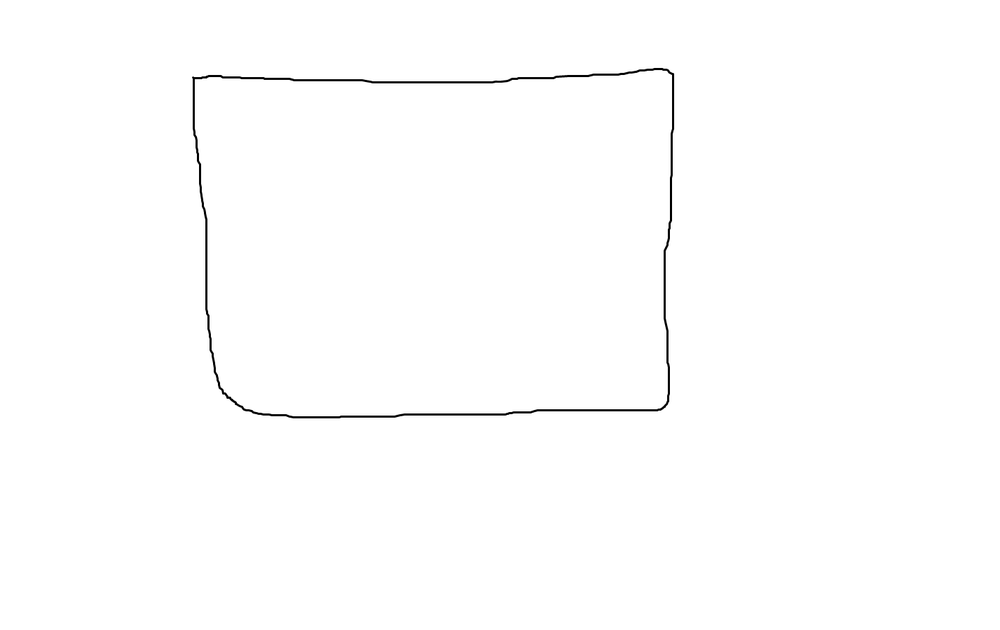
#> input picture rec.png, 1000 x 630 px, shrunk from 1427 x 899 before the run, found by its file name
$ python recregularization.py
#> lines starting #> are read from the running program, lines starting #| are printed output that depends on the picture
from PIL import Image
import numpy as np

from PIL import Image, ImageDraw
image_path = "solution/rec.png"
image = Image.open(image_path).convert("RGB")

image_array = np.array(image)

black = [0, 0, 0]

black_pixels = np.argwhere(np.all(image_array == black, axis=-1))
#> black_pixels = 1498 pairs, first value 69 to 417, second value 193 to 673

lowest_x = np.min(black_pixels[:, 1])
#> lowest_x = 193
lowest_y = np.min(black_pixels[:, 0])
#> lowest_y = 69
highest_x = np.max(black_pixels[:, 1])
#> highest_x = 673
highest_y = np.max(black_pixels[:, 0])
#> highest_y = 417

# Print the results
print(f"Lowest x: {lowest_x}")
#| Lowest x: 193
print(f"Lowest y: {lowest_y}")
#| Lowest y: 69
print(f"Highest x: {highest_x}")
#| Highest x: 673
print(f"Highest y: {highest_y}")
#| Highest y: 417

coordinates = [(lowest_x, lowest_y), (highest_x, lowest_y), (highest_x, highest_y),(lowest_x, highest_y)]
#> coordinates = [(193, 69), (673, 69), (673, 417), (193, 417)]


import matplotlib.pyplot as plt
import matplotlib.patches as patches

x_coords, y_coords = zip(*coordinates)
#> x_coords = (193, 673, 673, 193); y_coords = (69, 69, 417, 417)
x_min, x_max = min(x_coords), max(x_coords)
#> x_min = 193; x_max = 673
y_min, y_max = min(y_coords), max(y_coords)
#> y_min = 69; y_max = 417

width = x_max - x_min
#> width = 480
height = y_max - y_min
#> height = 348

fig, ax = plt.subplots()

rectangle = patches.Rectangle((x_min, y_min), width, height, linewidth=2, edgecolor='black', facecolor='none')

ax.add_patch(rectangle)

ax.set_xlim(x_min - 10, x_max + 10)
ax.set_ylim(y_min - 10, y_max + 10)
ax.set_aspect('equal')
ax.axis('off')

plt.gca().invert_yaxis()
plt.show()
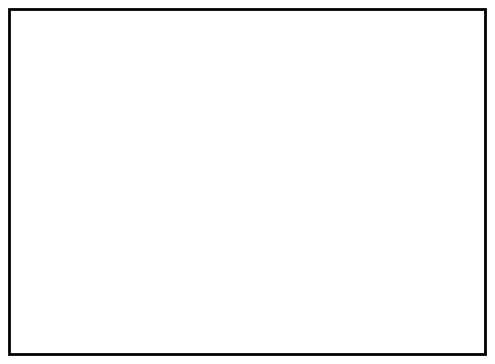
#> figure drawn by matplotlib, 1 panel

$ run again, with a.png copied over rec.png
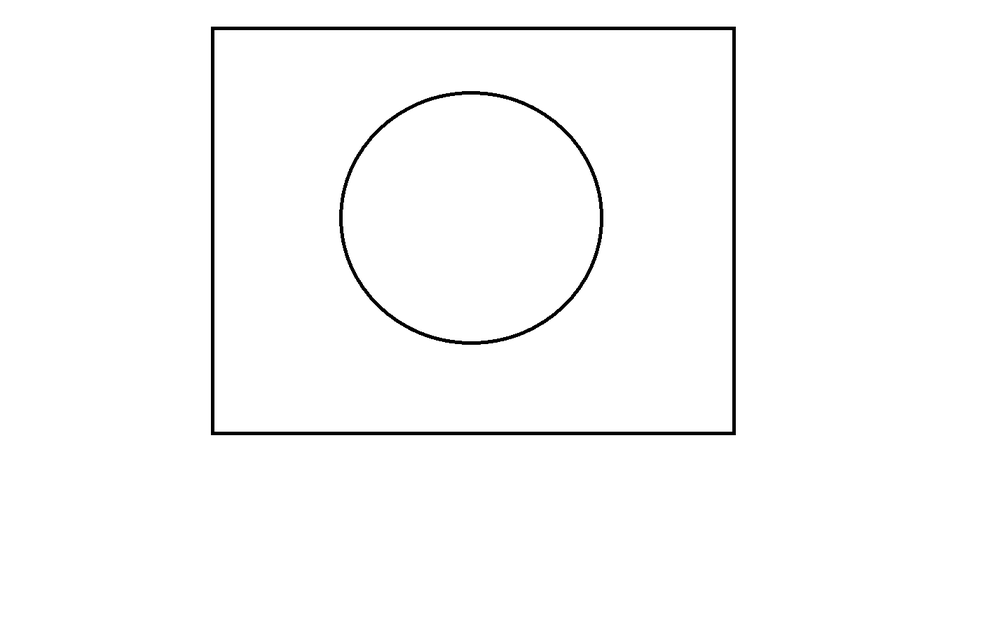
#> input picture a.png, 1000 x 630 px, shrunk from 1427 x 899 before the run, found by its file name
#> black_pixels = 4819 pairs, first value 27 to 434, second value 211 to 734
#> lowest_x = 211
#> lowest_y = 27
#> highest_x = 734
#> highest_y = 434
#| Lowest x: 211
#| Lowest y: 27
#| Highest x: 734
#| Highest y: 434
#> coordinates = [(211, 27), (734, 27), (734, 434), (211, 434)]
#> x_coords = (211, 734, 734, 211); y_coords = (27, 27, 434, 434)
#> x_min = 211; x_max = 734
#> y_min = 27; y_max = 434
#> width = 523
#> height = 407
#> `plt.show()`:
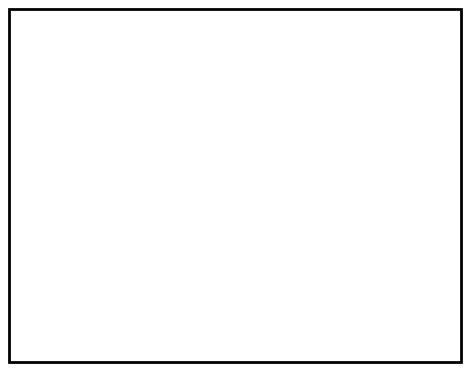
#> figure drawn by matplotlib, 1 panel

$ run again, with c.png copied over rec.png
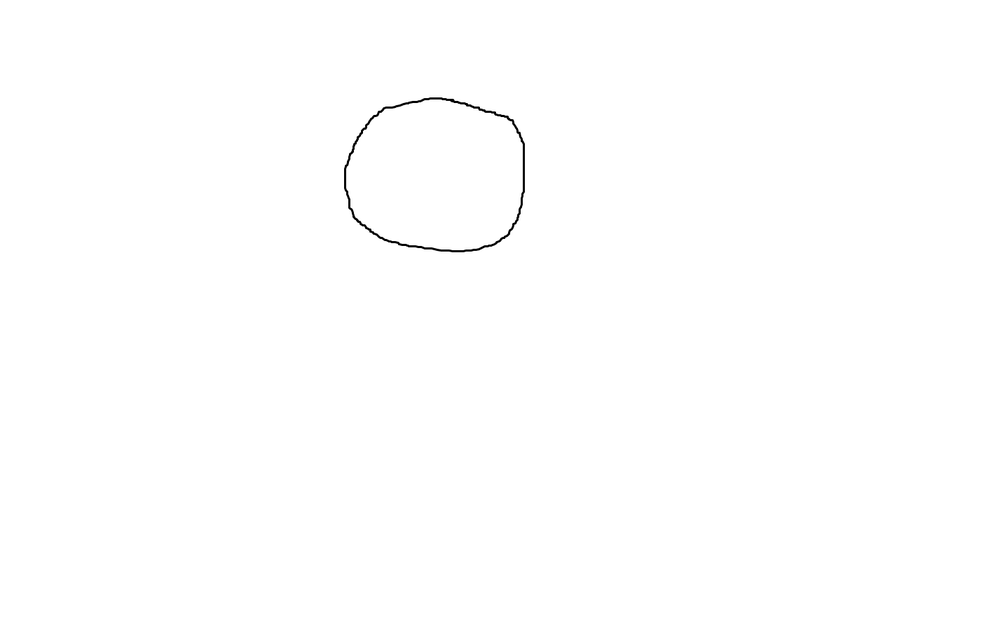
#> input picture c.png, 1000 x 630 px, shrunk from 1427 x 899 before the run, found by its file name
#> black_pixels = 466 pairs, first value 98 to 251, second value 345 to 523
#> lowest_x = 345
#> lowest_y = 98
#> highest_x = 523
#> highest_y = 251
#| Lowest x: 345
#| Lowest y: 98
#| Highest x: 523
#| Highest y: 251
#> coordinates = [(345, 98), (523, 98), (523, 251), (345, 251)]
#> x_coords = (345, 523, 523, 345); y_coords = (98, 98, 251, 251)
#> x_min = 345; x_max = 523
#> y_min = 98; y_max = 251
#> width = 178
#> height = 153
#> `plt.show()`:
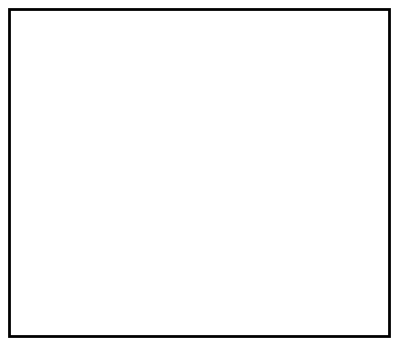
#> figure drawn by matplotlib, 1 panel
